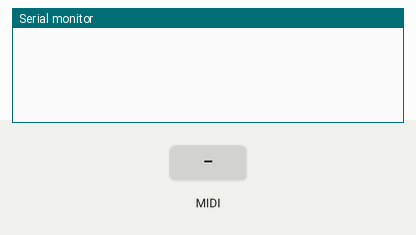
Simulated run of this sketch. Board: Arduino Uno, built with avr-gcc and run on an emulated ATmega328P. Shown: the last lines printed to the serial monitor. The test bench sets the inputs (shaded band). MIDI output is not drawn.

Above: at 1.2 s.
1.3 s: MIDI note 36 received
At 1.41 s:
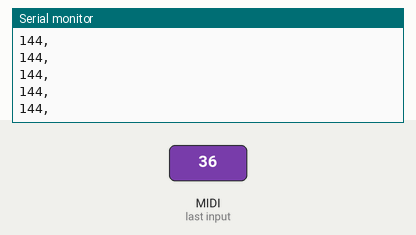
At 1.81 s:
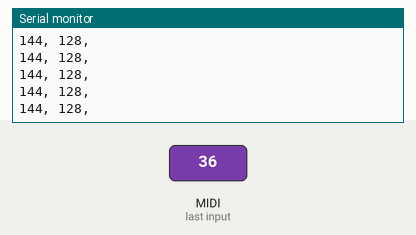

The sketch:

MIDI_Types.ino
```cpp
/**
 * MIDI Message Analysis
 * Lukas Severinghaus
 * September 27, 2021
 *
 * Listens for MIDI messages and logs the types of messages received.
 * Use this to detect what messages the piano sends for different inputs.
 */

#include <MIDI.h>
MIDI_CREATE_INSTANCE(HardwareSerial, Serial7, MIDI);

void setup() {
  MIDI.begin(MIDI_CHANNEL_OMNI);
  Serial.begin(115200);
}
byte received_types[50];
int current_index = 0;
void loop() {
  if(MIDI.read()){
    byte type = MIDI.getType();
    bool in_array = false;
    for(int i = 0; i < current_index; i++){
      if(received_types[i] == type){
        in_array = true;
      }
    }
    if(!in_array){
      received_types[current_index] = type;
      current_index += 1;
    }
  }

  if(millis() % 100 == 0){
    for(int i = 0; i < current_index; i++){
      Serial.print(int(received_types[i]));
      Serial.print(", ");
    }
    Serial.println();
  }
}
```

Measured:
- after the input at 1.3 s, the serial monitor: prints a new line at once (image 1)
